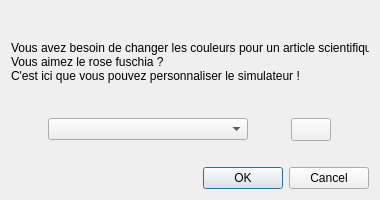
<?xml version="1.0" encoding="UTF-8"?>
<ui version="4.0">
 <class>Personnalisation</class>
 <widget class="QWidget" name="Personnalisation">
  <property name="geometry">
   <rect>
    <x>0</x>
    <y>0</y>
    <width>380</width>
    <height>200</height>
   </rect>
  </property>
  <property name="minimumSize">
   <size>
    <width>380</width>
    <height>200</height>
   </size>
  </property>
  <property name="maximumSize">
   <size>
    <width>380</width>
    <height>200</height>
   </size>
  </property>
  <property name="windowTitle">
   <string>Personnalisation</string>
  </property>
  <property name="windowIcon">
   <iconset resource="rsc.qrc">
    <normaloff>:/img/ico.png</normaloff>:/img/ico.png</iconset>
  </property>
  <layout class="QVBoxLayout" name="verticalLayout">
   <item>
    <widget class="QLabel" name="label">
     <property name="text">
      <string>Vous avez besoin de changer les couleurs pour un article scientifique ?
Vous aimez le rose fuschia ?
C'est ici que vous pouvez personnaliser le simulateur !</string>
     </property>
    </widget>
   </item>
   <item>
    <layout class="QHBoxLayout" name="horizontalLayout">
     <item>
      <widget class="QComboBox" name="comboBox">
       <property name="maximumSize">
        <size>
         <width>200</width>
         <height>16777215</height>
        </size>
       </property>
      </widget>
     </item>
     <item>
      <widget class="QToolButton" name="toolButton">
       <property name="minimumSize">
        <size>
         <width>40</width>
         <height>0</height>
        </size>
       </property>
       <property name="text">
        <string/>
       </property>
      </widget>
     </item>
    </layout>
   </item>
   <item>
    <spacer name="verticalSpacer">
     <property name="orientation">
      <enum>Qt::Vertical</enum>
     </property>
     <property name="sizeType">
      <enum>QSizePolicy::Fixed</enum>
     </property>
     <property name="sizeHint" stdset="0">
      <size>
       <width>10</width>
       <height>20</height>
      </size>
     </property>
    </spacer>
   </item>
   <item>
    <widget class="QDialogButtonBox" name="buttonBox">
     <property name="standardButtons">
      <set>QDialogButtonBox::Cancel|QDialogButtonBox::Ok</set>
     </property>
    </widget>
   </item>
  </layout>
 </widget>
 <resources>
  <include location="rsc.qrc"/>
 </resources>
 <connections/>
</ui>
